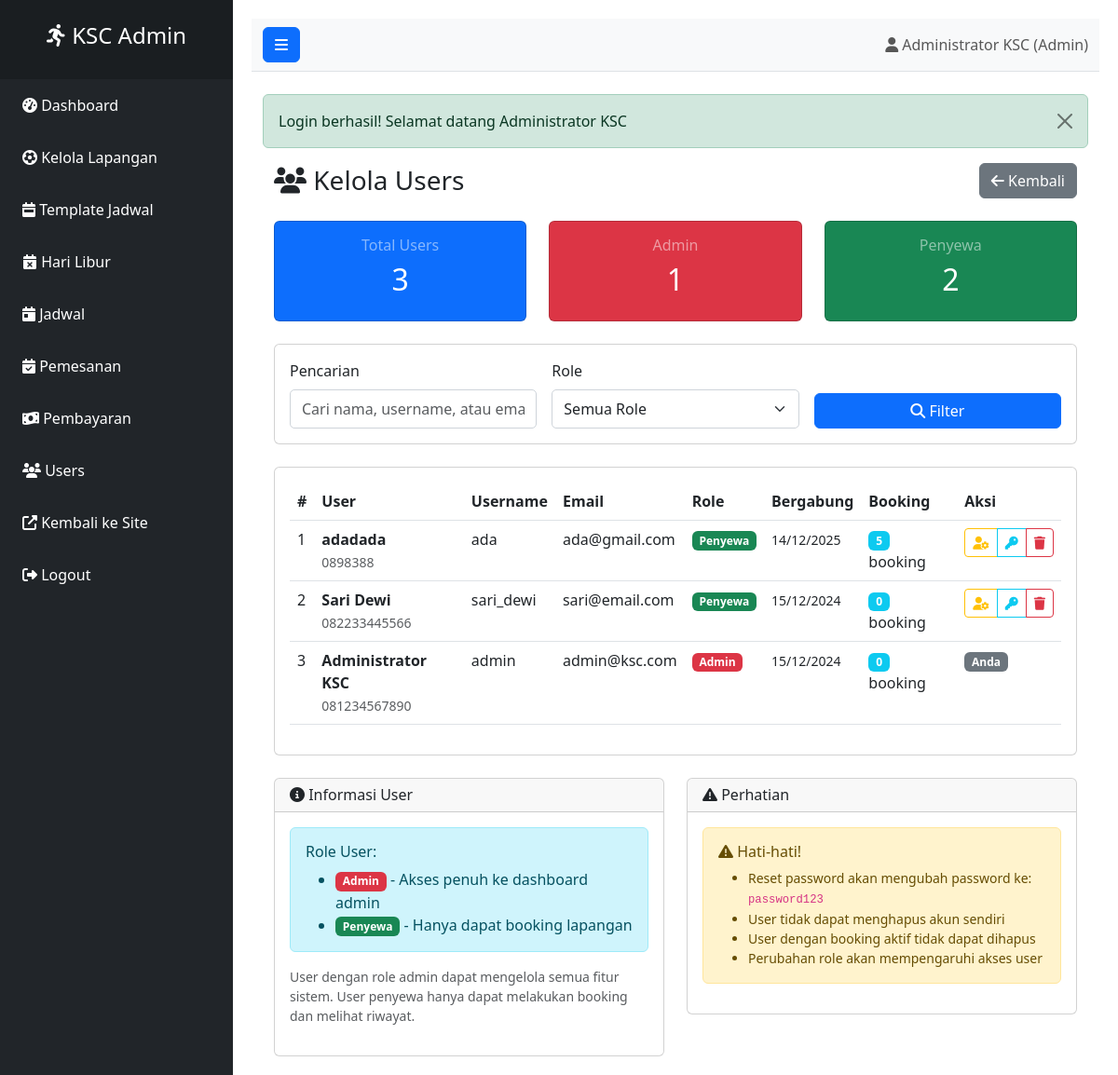
The page /admin/users.php (signed in) on the database its author committed.
### tables this page shows
CREATE TABLE `user` (
  `id_user` int(10) UNSIGNED NOT NULL,
  `nama` varchar(100) NOT NULL,
  `username` varchar(50) NOT NULL,
  `email` varchar(150) DEFAULT NULL,
  `no_hp` varchar(20) DEFAULT NULL,
  `password` varchar(255) NOT NULL,
  `role` enum('admin','penyewa') NOT NULL DEFAULT 'penyewa',
  `created_at` timestamp NOT NULL DEFAULT current_timestamp(),
  `updated_at` timestamp NULL DEFAULT NULL ON UPDATE current_timestamp()
);

### includes/database.php (called while the page is built, shortened)
<?php
class Database {
    private $host = DB_HOST;
    private $user = DB_USER;
    private $pass = DB_PASS;
    private $dbname = DB_NAME;
    private $dbh;
    private $stmt;
    public function __construct() {
        $dsn = 'mysql:host=' . $this->host . ';dbname=' . $this->dbname . ';charset=utf8';
        $options = array(
            PDO::ATTR_PERSISTENT => true,
            PDO::ATTR_ERRMODE => PDO::ERRMODE_EXCEPTION
        );
        try {
            $this->dbh = new PDO($dsn, $this->user, $this->pass, $options);
        } catch(PDOException $e) {
            $this->error = $e->getMessage();
            echo $this->error;
        }
    }
    public function query($sql) {
        $this->stmt = $this->dbh->prepare($sql);
    }
    public function bind($param, $value, $type = null) {
        if(is_null($type)) {
            switch(true) {
                case is_int($value):
                    $type = PDO::PARAM_INT;
                    break;
            }
        }
        $this->stmt->bindValue($param, $value, $type);
    }
    public function execute() {
        return $this->stmt->execute();
    }
    public function resultSet() {
        $this->execute();
        return $this->stmt->fetchAll(PDO::FETCH_OBJ);
    }
    public function single() {
        $this->execute();
        return $this->stmt->fetch(PDO::FETCH_OBJ);
    }
}
?>

### includes/functions.php (called while the page is built, shortened)
<?php
if (!function_exists('formatDate')) {
    function formatDate($date) {
        return date('d/m/Y', strtotime($date));
    }
}
?>

### admin/users.php (the view, shortened to what this page needs)
<?php
require_once '../includes/admin-header.php';
require_once '../includes/database.php';
require_once '../includes/functions.php';
$db = new Database();
$search = $_GET['search'] ?? '';
$sql = 'SELECT * FROM user WHERE 1=1';
$sql .= ' ORDER BY role DESC, created_at DESC';
$db->query($sql);
$users = $db->resultSet();
$db->query('SELECT
           COUNT(*) as total,
           SUM(CASE WHEN role = "admin" THEN 1 ELSE 0 END) as admins,
           SUM(CASE WHEN role = "penyewa" THEN 1 ELSE 0 END) as customers
           FROM user');
$stats = $db->single();
?>
<div class="container-fluid">
    <div class="d-flex justify-content-between align-items-center mb-4">
        <h1 class="h3 mb-0"><i class="fas fa-users"></i> Kelola Users</h1>
        <div>
            <a href="dashboard.php" class="btn btn-secondary">
                <i class="fas fa-arrow-left"></i> Kembali
            </a>
        </div>
    </div>
    <div class="row mb-4">
        <div class="col-md-4">
            <div class="card bg-primary text-white">
                <div class="card-body text-center">
                    <h6 class="text-white-50">Total Users</h6>
                    <h2><?= $stats->total ?></h2>
                </div>
            </div>
        </div>
        <div class="col-md-4">
            <div class="card bg-danger text-white">
                <div class="card-body text-center">
                    <h6 class="text-white-50">Admin</h6>
                    <h2><?= $stats->admins ?></h2>
                </div>
            </div>
        </div>
        <div class="col-md-4">
            <div class="card bg-success text-white">
                <div class="card-body text-center">
                    <h6 class="text-white-50">Penyewa</h6>
                    <h2><?= $stats->customers ?></h2>
                </div>
            </div>
        </div>
    </div>
    <div class="card mb-4">
        <div class="card-body">
            <form method="GET" class="row g-3">
                <div class="col-md-4">
                    <label class="form-label">Pencarian</label>
                    <input type="text" class="form-control" name="search"
                           value="<?= htmlspecialchars($search) ?>"
                           placeholder="Cari nama, username, atau email...">
                </div>
                <div class="col-md-4">
                    <label class="form-label">Role</label>
                    <select class="form-select" name="role">
                        <option value="">Semua Role</option>
                    </select>
                </div>
                <div class="col-md-4 d-flex align-items-end">
                    <button type="submit" class="btn btn-primary w-100">
                        <i class="fas fa-search"></i> Filter
                    </button>
                </div>
            </form>
        </div>
    </div>
    <div class="card">
        <div class="card-body">
            <div class="table-responsive">
                <table class="table table-hover">
                    <thead>
                        <tr>
                            <th>#</th>
                            <th>User</th>
                            <th>Username</th>
                            <th>Email</th>
                            <th>Role</th>
                            <th>Bergabung</th>
                            <th>Booking</th>
                            <th>Aksi</th>
                        </tr>
                    </thead>
                    <tbody>
                        <?php if (empty($users)): ?>
                            <tr>
                                <td colspan="8" class="text-center text-muted">Tidak ada data user</td>
                            </tr>
                        <?php else: ?>
                            <?php foreach ($users as $index => $user): ?>
                            <?php
                            $db->query('SELECT COUNT(*) as total FROM pemesanan WHERE id_user = :id');
                            $db->bind(':id', $user->id_user);
                            $bookingCount = $db->single();
                            ?>
                            <tr>
                                <td><?= $index + 1 ?></td>
                                <td>
                                    <strong><?= htmlspecialchars($user->nama) ?></strong><br>
                                    <small class="text-muted"><?= $user->no_hp ?></small>
                                </td>
                                <td><?= htmlspecialchars($user->username) ?></td>
                                <td><?= htmlspecialchars($user->email) ?></td>
                                <td>
                                    <?php if ($user->role === 'admin'): ?>
                                        <span class="badge bg-danger">Admin</span>
                                    <?php else: ?>
                                        <span class="badge bg-success">Penyewa</span>
                                    <?php endif; ?>
                                </td>
                                <td>
                                    <small><?= formatDate($user->created_at) ?></small>
                                </td>
                                <td>
                                    <span class="badge bg-info"><?= $bookingCount->total ?></span> booking
                                </td>
                                <td>
                                    <div class="btn-group btn-group-sm">
                                        <?php if ($user->id_user != $_SESSION['user_id']): ?>
                                            <a href="users.php?action=toggle_status&id=<?= $user->id_user ?>"
                                               class="btn btn-outline-warning"
                                               onclick="return confirm('Ubah role user ini?')"
                                               title="<?= $user->role == 'admin' ? 'Jadikan Penyewa' : 'Jadikan Admin' ?>">
                                                <i class="fas fa-user-cog"></i>
                                            </a>
                                            <a href="users.php?action=reset_password&id=<?= $user->id_user ?>"
                                               class="btn btn-outline-info"
                                               onclick="return confirm('Reset password user ini ke default?')"
                                               title="Reset Password">
                                                <i class="fas fa-key"></i>
                                            </a>
                                            <a href="users.php?delete=<?= $user->id_user ?>"
                                               class="btn btn-outline-danger"
                                               onclick="return confirm('Hapus user ini?')"
                                               title="Hapus User">
                                                <i class="fas fa-trash"></i>
                                            </a>
                                        <?php else: ?>
                                            <span class="badge bg-secondary">Anda</span>
                                        <?php endif; ?>
                                    </div>
                                </td>
                            </tr>
                            <?php endforeach; ?>
                        <?php endif; ?>
                    </tbody>
                </table>
            </div>
        </div>
    </div>
    <div class="row mt-4">
        <div class="col-md-6">
            <div class="card">
                <div class="card-header">
                    <h6 class="mb-0"><i class="fas fa-info-circle"></i> Informasi User</h6>
                </div>
                <div class="card-body">
                    <div class="alert alert-info">
                        <h6>Role User:</h6>
                        <ul class="mb-0">
                            <li><span class="badge bg-danger">Admin</span> - Akses penuh ke dashboard admin</li>
                            <li><span class="badge bg-success">Penyewa</span> - Hanya dapat booking lapangan</li>
                        </ul>
                    </div>
                    <p class="small text-muted">
                        User dengan role admin dapat mengelola semua fitur sistem.
                        User penyewa hanya dapat melakukan booking dan melihat riwayat.
                    </p>
                </div>
            </div>
        </div>
        <div class="col-md-6">
            <div class="card">
                <div class="card-header">
                    <h6 class="mb-0"><i class="fas fa-exclamation-triangle"></i> Perhatian</h6>
                </div>
                <div class="card-body">
                    <div class="alert alert-warning">
                        <h6><i class="fas fa-exclamation-triangle"></i> Hati-hati!</h6>
                        <ul class="small mb-0">
                            <li>Reset password akan mengubah password ke: <code>password123</code></li>
                            <li>User tidak dapat menghapus akun sendiri</li>
                            <li>User dengan booking aktif tidak dapat dihapus</li>
                            <li>Perubahan role akan mempengaruhi akses user</li>
                        </ul>
                    </div>
                </div>
            </div>
        </div>
    </div>
</div>
<?php require_once '../includes/admin-footer.php'; ?>

### assets/css/admin.css (style rules this page uses)
.form-control, .form-select { border-radius: 5px; border: 1px solid #ced4da; padding: 8px 12px; }

### rows shown on the page
user: nama "adadada", no_hp "0898388", username "ada", email "ada@gmail.com", role "Penyewa", created_at "14/12/2025", total "5"
user: nama "Sari Dewi", no_hp "082233445566", username "sari_dewi", email "sari@email.com", role "Penyewa", created_at "15/12/2024", total "0"
user: nama "Administrator KSC", no_hp "081234567890", username "admin", email "admin@ksc.com", role "Admin", created_at "15/12/2024", total "0", shows "Anda"

### other values the page prints
$_SESSION['nama'] "Administrator KSC"
$message "Login berhasil! Selamat datang Administrator KSC"
$stats->total "3"
$stats->admins "1"
$stats->customers "2"
